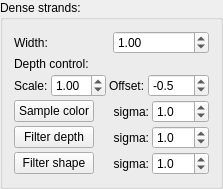
         <widget class="QGroupBox" name="groupBox_13">
          <property name="title">
           <string>Dense strands:</string>
          </property>
          <layout class="QVBoxLayout" name="verticalLayout_16">
           <property name="spacing">
            <number>3</number>
           </property>
           <item>
            <layout class="QHBoxLayout" name="horizontalLayout_43">
             <item>
              <widget class="QLabel" name="label_56">
               <property name="text">
                <string>Width:</string>
               </property>
              </widget>
             </item>
             <item>
              <widget class="QDoubleSpinBox" name="spinBoxAuxHairWidth">
               <property name="maximum">
                <double>64.000000000000000</double>
               </property>
               <property name="singleStep">
                <double>0.200000000000000</double>
               </property>
               <property name="value">
                <double>1.000000000000000</double>
               </property>
              </widget>
             </item>
            </layout>
           </item>
           <item>
            <widget class="QLabel" name="label_41">
             <property name="text">
              <string>Depth control:</string>
             </property>
            </widget>
           </item>
           <item>
            <layout class="QHBoxLayout" name="horizontalLayout_37">
             <item>
              <widget class="QLabel" name="label_44">
               <property name="text">
                <string>Scale:</string>
               </property>
              </widget>
             </item>
             <item>
              <widget class="QDoubleSpinBox" name="spinBoxAuxStrandsDepthScale">
               <property name="minimum">
                <double>-9.949999999999999</double>
               </property>
               <property name="maximum">
                <double>9.949999999999999</double>
               </property>
               <property name="singleStep">
                <double>0.050000000000000</double>
               </property>
               <property name="value">
                <double>1.000000000000000</double>
               </property>
              </widget>
             </item>
             <item>
              <widget class="QLabel" name="label_45">
               <property name="text">
                <string>Offset:</string>
               </property>
              </widget>
             </item>
             <item>
              <widget class="QDoubleSpinBox" name="spinBoxAuxStrandsDepthOffset">
               <property name="decimals">
                <number>1</number>
               </property>
               <property name="minimum">
                <double>-999.000000000000000</double>
               </property>
               <property name="maximum">
                <double>999.000000000000000</double>
               </property>
               <property name="singleStep">
                <double>1.000000000000000</double>
               </property>
               <property name="value">
                <double>-0.500000000000000</double>
               </property>
              </widget>
             </item>
            </layout>
           </item>
           <item>
            <layout class="QHBoxLayout" name="horizontalLayout_44">
             <item>
              <widget class="QPushButton" name="buttonFilterAuxStrandsColor">
               <property name="text">
                <string>Sample color</string>
               </property>
              </widget>
             </item>
             <item>
              <widget class="QLabel" name="label_57">
               <property name="text">
                <string>sigma:</string>
               </property>
               <property name="alignment">
                <set>Qt::AlignRight|Qt::AlignTrailing|Qt::AlignVCenter</set>
               </property>
              </widget>
             </item>
             <item>
              <widget class="QDoubleSpinBox" name="spinBoxFilterAuxStrandsColorSigma">
               <property name="decimals">
                <number>1</number>
               </property>
               <property name="singleStep">
                <double>0.500000000000000</double>
               </property>
               <property name="value">
                <double>1.000000000000000</double>
               </property>
              </widget>
             </item>
            </layout>
           </item>
           <item>
            <layout class="QHBoxLayout" name="horizontalLayout_45">
             <item>
              <widget class="QPushButton" name="buttonFilterAuxStrandsDepth">
               <property name="text">
                <string>Filter depth</string>
               </property>
              </widget>
             </item>
             <item>
              <widget class="QLabel" name="label_58">
               <property name="text">
                <string>sigma:</string>
               </property>
               <property name="alignment">
                <set>Qt::AlignRight|Qt::AlignTrailing|Qt::AlignVCenter</set>
               </property>
              </widget>
             </item>
             <item>
              <widget class="QDoubleSpinBox" name="spinBoxFilterAuxStrandsDepthSigma">
               <property name="decimals">
                <number>1</number>
               </property>
               <property name="singleStep">
                <double>0.500000000000000</double>
               </property>
               <property name="value">
                <double>1.000000000000000</double>
               </property>
              </widget>
             </item>
            </layout>
           </item>
           <item>
            <layout class="QHBoxLayout" name="horizontalLayout_48">
             <item>
              <widget class="QPushButton" name="buttonFilterAuxStrandsShape">
               <property name="text">
                <string>Filter shape</string>
               </property>
              </widget>
             </item>
             <item>
              <widget class="QLabel" name="label_60">
               <property name="text">
                <string>sigma:</string>
               </property>
               <property name="alignment">
                <set>Qt::AlignRight|Qt::AlignTrailing|Qt::AlignVCenter</set>
               </property>
              </widget>
             </item>
             <item>
              <widget class="QDoubleSpinBox" name="spinBoxFilterAuxStrandsShapeSigma">
               <property name="decimals">
                <number>1</number>
               </property>
               <property name="singleStep">
                <double>0.500000000000000</double>
               </property>
               <property name="value">
                <double>1.000000000000000</double>
               </property>
              </widget>
             </item>
            </layout>
           </item>
          </layout>
         </widget>
